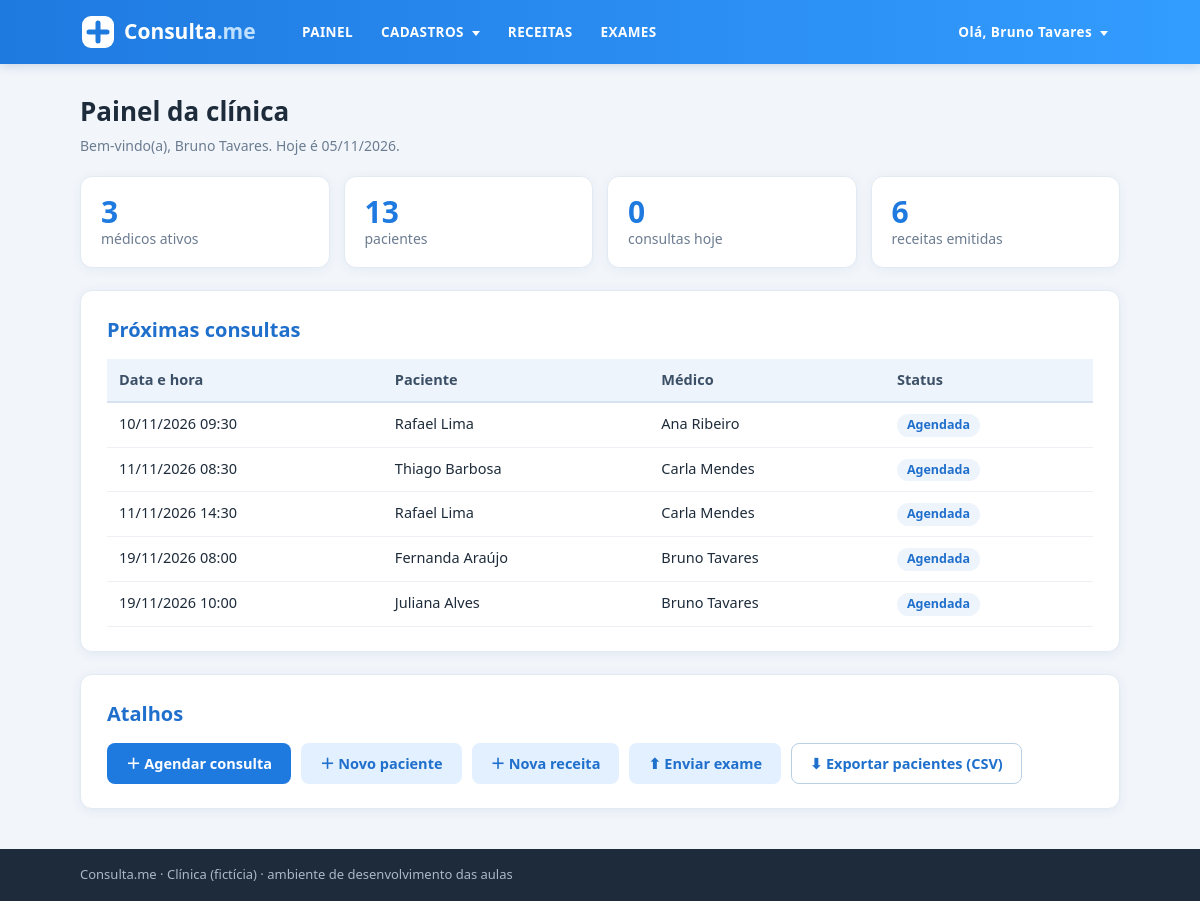
Screenshot of / (signed in) with the database file from the repository.
### intranet/models.py (models this page shows, shortened)
class Consulta(models.Model):
    paciente_id = models.ForeignKey(Paciente, on_delete=models.CASCADE)
    medico_id = models.ForeignKey(Medico, on_delete=models.CASCADE)
    horario = models.DateTimeField(default=timezone.now)
    observacao = models.TextField(blank=True)   # anotações do atendimento
    status = models.CharField(
        default='A',
        max_length=1,
        choices=(
            ('A', 'Agendada'),
            ('X', 'Cancelada'),
            ('C', 'Confirmada'),
            ('R', 'Realizada')
        )
    )

class Paciente(models.Model):
    nome = models.CharField(max_length=50)
    sobrenome = models.CharField(max_length=50)
    email = models.EmailField()
    telefone = models.CharField(max_length=15)
    cpf = models.CharField(max_length=11)   # 11 dígitos, sem pontos e traço
    criacao_data = models.DateTimeField(default=timezone.now)
    mensagem = models.TextField(blank=True)
    ativo = models.BooleanField(default=True)
    imagem = models.ImageField(upload_to='img/%Y/%m', blank=True)
    def __str__(self):
        return f'{self.nome} {self.sobrenome}'

class Medico(models.Model):
    nome = models.CharField(max_length=30)
    sobrenome = models.CharField(max_length=30)
    email = models.EmailField()
    criacao_data = models.DateTimeField(default=timezone.now)
    telefone = models.CharField(max_length=15)
    crm = models.CharField(max_length=6)
    especialidade = models.CharField(max_length=20)
    ativo = models.BooleanField(default=True)
    mensagem = models.TextField(blank=True)
    imagem = models.ImageField(upload_to='img/%Y/%m', blank=True)
    usuario = models.OneToOneField(
        settings.AUTH_USER_MODEL,
        on_delete=models.SET_NULL,
        null=True, blank=True,
        related_name='medico',
    )
    def __str__(self):
        return f'{self.nome} {self.sobrenome}'

### intranet/views.py (the view)
# urls.py: path('', views.painel, name='painel'),
@login_required   # sem login → redireciona para LOGIN_URL (/login/)
def painel(request):
    hoje = timezone.localdate()
    contexto = {
        'total_medicos': Medico.objects.filter(ativo=True).count(),
        'total_pacientes': Paciente.objects.filter(ativo=True).count(),
        'consultas_hoje': Consulta.objects.filter(horario__date=hoje).count(),
        'total_receitas': Receita.objects.count(),
        'proximas': Consulta.objects.select_related('paciente_id', 'medico_id')
                                    .filter(horario__gte=timezone.now()).order_by('horario')[:5],
    }
    return render(request, 'intranet/painel.html', contexto)

### intranet/templates/intranet/painel.html (shortened to what this page needs)
{% extends 'intranet/base_logado.html' %}
{% block content %}
<main class="container">
  <h1 class="pagina-titulo">Painel da clínica</h1>
  <p class="muted">Bem-vindo(a), {{ request.user.get_full_name|default:request.user.username }}. Hoje é {% now "d/m/Y" %}.</p>
  <div class="indicadores">
    <a class="indicador" href="{% url 'intranet:medico-list' %}"><strong>{{ total_medicos }}</strong><span>médicos ativos</span></a>
    <a class="indicador" href="{% url 'intranet:paciente-list' %}"><strong>{{ total_pacientes }}</strong><span>pacientes</span></a>
    <a class="indicador" href="{% url 'intranet:consulta-list' %}"><strong>{{ consultas_hoje }}</strong><span>consultas hoje</span></a>
    <a class="indicador" href="{% url 'intranet:receita-list' %}"><strong>{{ total_receitas }}</strong><span>receitas emitidas</span></a>
  </div>
  <section class="card">
    <h2 class="title">Próximas consultas</h2>
    <table class="tabela">
      <thead><tr><th>Data e hora</th><th>Paciente</th><th>Médico</th><th>Status</th></tr></thead>
      <tbody>
        {% for consulta in proximas %}
        <tr>
          <td>{{ consulta.horario|date:"d/m/Y H:i" }}</td>
          <td>{{ consulta.paciente_id }}</td>
          <td>{{ consulta.medico_id }}</td>
          <td><span class="status status-{{ consulta.status }}">{{ consulta.get_status_display }}</span></td>
        </tr>
        {% empty %}
        <tr><td colspan="4">Nenhuma consulta agendada.</td></tr>
        {% endfor %}
      </tbody>
    </table>
  </section>
  <section class="card">
    <h2 class="title">Atalhos</h2>
    <div class="atalhos">
      <a class="btn btn-primary" href="{% url 'intranet:consulta-create' %}">＋ Agendar consulta</a>
      <a class="btn btn-tertiary" href="{% url 'intranet:paciente-create' %}">＋ Novo paciente</a>
      <a class="btn btn-tertiary" href="{% url 'intranet:receita-create' %}">＋ Nova receita</a>
      <a class="btn btn-tertiary" href="{% url 'intranet:exames' %}">⬆ Enviar exame</a>
      <a class="btn btn-secondary" href="{% url 'intranet:relatorio-pacientes' %}">⬇ Exportar pacientes (CSV)</a>
    </div>
  </section>
</main>
{% endblock %}

### intranet/templates/intranet/base_logado.html (shortened to what this page needs)
{% extends 'intranet/base.html' %}
{% load static %}
{% block header %}
<header class="header">
  <div class="container header-container">
    <a class="logo" href="{% url 'intranet:painel' %}">
      <img src="{% static 'intranet/assets/logo.svg' %}" alt="Consulta.me">
    </a>
    <nav class="main-nav">
      <ul class="nav-left">
        <li><a href="{% url 'intranet:painel' %}">PAINEL</a></li>
        <li class="dropdown">
          <a href="#">CADASTROS <i class="arrow-down"></i></a>
        </li>
        <li><a href="{% url 'intranet:receita-list' %}">RECEITAS</a></li>
        <li><a href="{% url 'intranet:exames' %}">EXAMES</a></li>
      </ul>
      <ul class="nav-right">
        <li class="dropdown">
          <a href="#">
            Olá, <span>{{ request.user.get_full_name|default:request.user.username }}</span> <i class="arrow-down"></i>
          </a>
        </li>
      </ul>
    </nav>
  </div>
</header>
{% endblock %}

### intranet/static/intranet/style.css (style rules this page uses)
* { box-sizing: border-box; margin: 0; padding: 0; }
body { font-family: 'Segoe UI', Helvetica, Arial, sans-serif; background: #f2f6fb; color: #1d2b3a; line-height: 1.5; min-height: 100vh; display: flex; flex-direction: column; }
a { color: #1f7ae0; text-decoration: none; }
.container { width: 100%; max-width: 1080px; margin: 0 auto; padding: 0 20px; }
main.container { flex: 1; padding-top: 28px; padding-bottom: 40px; }
.muted { color: #6b7c90; font-size: 14px; }
.header { background: #339cff; background: linear-gradient(90deg, #1f7ae0, #339cff); box-shadow: 0 2px 10px rgba(20, 60, 120, .18); }
.header-container { display: flex; align-items: center; justify-content: space-between; min-height: 64px; gap: 20px; }
.logo img { display: block; height: 40px; }
.main-nav { display: flex; align-items: center; justify-content: space-between; flex: 1; gap: 20px; }
.main-nav ul { list-style: none; display: flex; align-items: center; gap: 4px; }
.main-nav > ul > li > a { display: block; padding: 20px 12px; color: #fff; font-weight: 600; font-size: 13.5px; letter-spacing: .03em; }
.arrow-down { display: inline-block; width: 0; height: 0; margin-left: 4px; vertical-align: middle; border-left: 4px solid transparent; border-right: 4px solid transparent; border-top: 5px solid #fff; }
.header .dropdown { position: relative; }
.pagina-titulo { font-size: 26px; margin-bottom: 4px; }
.card { background: #fff; border-radius: 12px; padding: 24px 26px; margin-top: 22px; box-shadow: 0 2px 12px rgba(20, 60, 120, .07); border: 1px solid #e3eaf3; }
.title { font-size: 20px; color: #1f6fcc; margin-bottom: 14px; }
.indicadores { display: grid; grid-template-columns: repeat(auto-fit, minmax(180px, 1fr)); gap: 14px; margin-top: 20px; }
.indicador { background: #fff; border: 1px solid #e3eaf3; border-radius: 12px; padding: 18px 20px; display: flex; flex-direction: column; color: #1d2b3a; box-shadow: 0 2px 12px rgba(20, 60, 120, .06); }
.indicador strong { font-size: 30px; color: #1f7ae0; line-height: 1.1; }
.indicador span { color: #6b7c90; font-size: 14px; }
.atalhos { display: flex; flex-wrap: wrap; gap: 10px; }
.tabela { width: 100%; border-collapse: collapse; font-size: 14.5px; }
.tabela th { text-align: left; background: #eef4fb; color: #3b4f66; font-weight: 600; padding: 10px 12px; border-bottom: 2px solid #d6e2ef; }
.tabela td { padding: 10px 12px; border-bottom: 1px solid #edf1f6; vertical-align: top; }
.status { display: inline-block; padding: 2px 10px; border-radius: 999px; font-size: 12.5px; font-weight: 600; background: #eef4fb; color: #1f6fcc; }
.btn { display: inline-block; padding: 9px 18px; border-radius: 8px; border: 1px solid transparent; font-size: 14.5px; font-weight: 600; cursor: pointer; font-family: inherit; text-align: center; }
.btn-primary { background: #1f7ae0; color: #fff; }
.btn-secondary { background: #fff; color: #1f6fcc; border-color: #b9cfe6; }
.btn-tertiary { background: #e3f0ff; color: #1f6fcc; }

### rows the page displays
Consulta: horario "10/11/2026 09:30", paciente_id "Rafael Lima", medico_id "Ana Ribeiro", status "Agendada"
Consulta: horario "11/11/2026 08:30", paciente_id "Thiago Barbosa", medico_id "Carla Mendes", status "Agendada"
Consulta: horario "11/11/2026 14:30", paciente_id "Rafael Lima", medico_id "Carla Mendes", status "Agendada"
Consulta: horario "19/11/2026 08:00", paciente_id "Fernanda Araújo", medico_id "Bruno Tavares", status "Agendada"
Consulta: horario "19/11/2026 10:00", paciente_id "Juliana Alves", medico_id "Bruno Tavares", status "Agendada"

### other values shown
{{ request.user.get_full_name|default:request.user.username }} "Bruno Tavares"
{{ total_medicos }} "3"
{{ total_pacientes }} "13"
{{ consultas_hoje }} "0"
{{ total_receitas }} "6"
